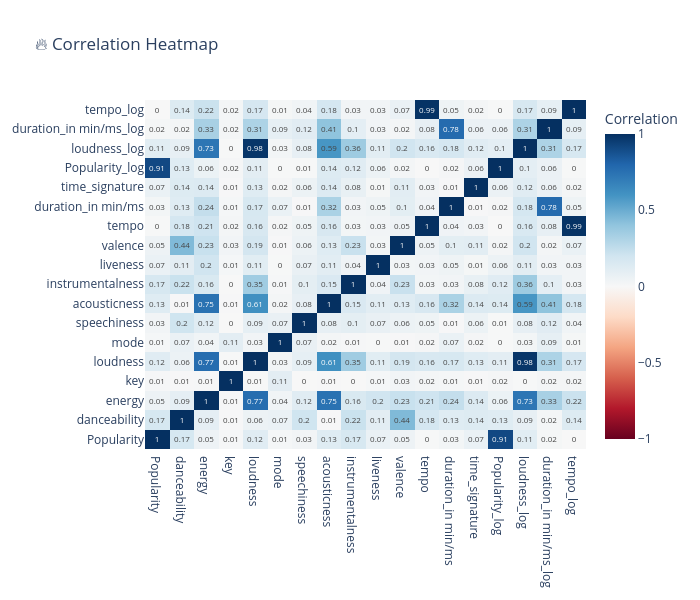

The notebook cell saved with this chart:
### Markdown cell above
### Feature Selection

### Code cell
# Use Feature class to remove high correlation
ft = Feature(pd.concat([X, y.rename(target_col)], axis=1), target_col=target_col, task='classification')

# Remove correlation > 0.95
ft.correlation_analysis(threshold=0.95, show_report=True)

# Update X based on selection
X_selected = ft.get_data().drop(columns=[target_col])
X_test_selected = X_test[X_selected.columns]

print(f"Selected Features: {X_selected.columns.tolist()}")

### Figure 1 — Plotly figure (JSON) as saved in the notebook; plotly's stock layout.template omitted (floating-point values rounded to 4 significant figures; data arrays with more than 128 entries replaced by an {"elided": "..."} marker saying what was removed)
{"data": [{"colorbar": {"title": {"text": "Correlation"}}, "colorscale": [[0, "rgb(103,0,31)"], [0.1, "rgb(178,24,43)"], [0.2, "rgb(214,96,77)"], [0.3, "rgb(244,165,130)"], [0.4, "rgb(253,219,199)"], [0.5, "rgb(247,247,247)"], [0.6, "rgb(209,229,240)"], [0.7, "rgb(146,197,222)"], [0.8, "rgb(67,147,195)"], [0.9, "rgb(33,102,172)"], [1, "rgb(5,48,97)"]], "text": {"elided": "18x18 float values"}, "textfont": {"size": 8}, "texttemplate": "%{text}", "type": "heatmap", "x": ["Popularity", "danceability", "energy", "key", "loudness", "mode", "speechiness", "acousticness", "instrumentalness", "liveness", "valence", "tempo", "duration_in min/ms", "time_signature", "Popularity_log", "loudness_log", "duration_in min/ms_log", "tempo_log"], "y": ["Popularity", "danceability", "energy", "key", "loudness", "mode", "speechiness", "acousticness", "instrumentalness", "liveness", "valence", "tempo", "duration_in min/ms", "time_signature", "Popularity_log", "loudness_log", "duration_in min/ms_log", "tempo_log"], "z": {"elided": "18x18 float values"}, "zmid": 0}], "layout": {"height": 600, "title": {"text": "🔥 Correlation Heatmap"}, "width": 700}}
